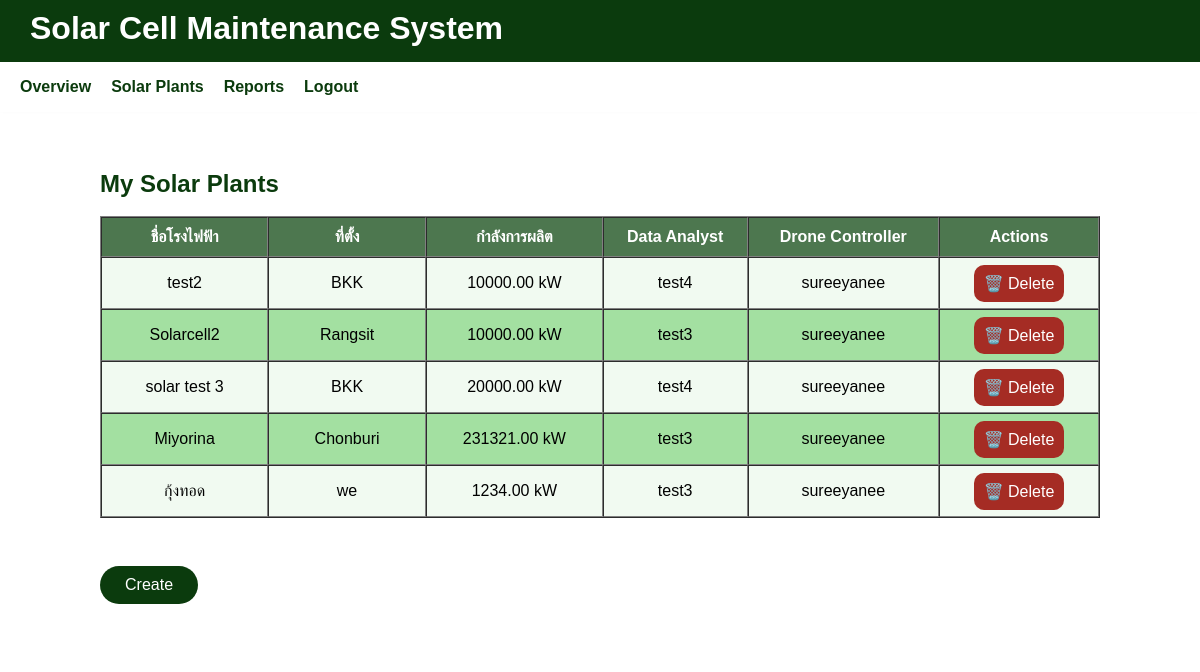
The app's page /plant/my-plants/ (signed in) with its own data.
### plant/models.py (models this page shows, shortened)
class SolarPlant(models.Model):
    name = models.CharField(max_length=255, verbose_name="ชื่อโรงไฟฟ้า")
    location = models.CharField(max_length=255, verbose_name="ที่ตั้งโรงไฟฟ้า")
    latitude = models.FloatField(verbose_name="ละติจูด", null=True, blank=True)
    longitude = models.FloatField(verbose_name="ลองจิจูด", null=True, blank=True)
    owner = models.ForeignKey(
        settings.AUTH_USER_MODEL,
        on_delete=models.CASCADE,
        related_name='plants',
        verbose_name="เจ้าของโรง"
    )
    installed_capacity_kw = models.DecimalField(
        max_digits=10, decimal_places=2,
        null=True, blank=True,
        verbose_name="กำลังการผลิต (kW)"
    )
    description = models.TextField(blank=True, verbose_name="รายละเอียดเพิ่มเติม")
    created_at = models.DateTimeField(auto_now_add=True)
    data_analyst = models.ForeignKey(
        settings.AUTH_USER_MODEL,
        on_delete=models.SET_NULL,
        null=True, blank=True,
        limit_choices_to={'role': 'data_analyst'},
        related_name='assigned_analyst_plants',
        verbose_name="นักวิเคราะห์ข้อมูล"
    )
    drone_controller = models.ForeignKey(
        settings.AUTH_USER_MODEL,
        on_delete=models.SET_NULL,
        null=True, blank=True,
        limit_choices_to={'role': 'drone_controller'},
        related_name='assigned_drone_plants',
        verbose_name="ผู้ควบคุมโดรน"
    )

### accounts/models.py (models this page shows, shortened)
class CustomUser(AbstractUser):
    ROLE_CHOICES = [
        ("site_admin", "Site Admin"),     # ผู้ดูแลเว็บไซต์
        ("plant_owner", "Plant Owner"),
        ("data_analyst", "Data Analyst"),
        ("drone_controller", "Drone Controller"),
    ]
    role = models.CharField(max_length=20, choices=ROLE_CHOICES, default="plant_owner")

### plant/views.py (the view)
# urls.py: path('my-plants/', views.plant_list_view, name='plant_list'),
@login_required
def plant_list_view(request):
    plants = SolarPlant.objects.filter(owner=request.user)
    return render(request, 'dashboard/plant_list.html', {'plants': plants})

### templates/dashboard/plant_list.html (shortened to what this page needs)
{% extends 'dash.html' %}
{% load static %}
{% block class_name %}upload-form-container{% endblock %}
{% block content %}
<h2 class="upload-title">My Solar Plants</h2>
<br>
{% if plants %}
  <table border="1" cellpadding="10" cellspacing="0" style="width:100%; background:white; color:black;">
    <thead style="background:#0b3b0d; color:white;">
      <tr>
        <th>ชื่อโรงไฟฟ้า</th>
        <th>ที่ตั้ง</th>
        <th>กำลังการผลิต</th>
        <th>Data Analyst</th>
        <th>Drone Controller</th>
        <th>Actions</th>
      </tr>
    </thead>
    <tbody>
      {% for plant in plants %}
        <tr class = "plant-wide">
          <td class="clickable"><a href="{% url 'plant_detail_solar' plant.pk %}">{{ plant.name }}</a></td>
          <td>{{ plant.location }}</td>
          <td>{{ plant.installed_capacity_kw }} kW</td>
          <td>{{ plant.data_analyst.username }}</td>
          <td>{{ plant.drone_controller.username }}</td>
          <td style="text-align: center; vertical-align: middle;">
            <a href="{% url 'delete_plant' plant.pk %}" class="btn-red">🗑️ Delete</a>
          </td>
        </tr>
      {% endfor %}
    </tbody>
  </table>
<br>
<div class="button-group">
  <a href="{% url 'create_plant' %}" class="btn-green">Create</a>
</div>
{% else %}
  <p>คุณยังไม่มีโรงไฟฟ้า</p>
{% endif %}
{% endblock %}

### static/css/style.css (style rules this page uses)
body.dash { display: block; height: 100%; color: #fff; font-family: 'Arial', sans-serif; background-image: url('https://www.theglobaleconomics.com/wp-content/uploads/2020/08/aerial-top-view-of-a-solar-panels-power-plant.jpg'); background-size: cover; background-repeat: no-repeat; background-position: center; display: block; margin: 0; padding: 0; color: #fff; }
.dash h2 { color: rgb(11, 59, 13); margin: 0; }
.upload-title { color: #0b3b0d; margin-bottom: 30px; }
.button-group { text-decoration: none; margin-top: 30px; display: flex; justify-content: flex-start; gap: 20px; }
.btn-red { text-align: center; text-decoration: none; margin : 10px; padding: 10px; border-radius: 10px; background: #a52c24; color: white; border: none; cursor: pointer; }
.btn-green { text-decoration: none; padding: 10px 25px; border-radius: 25px; background: #0b3b0d; color: white; border: none; cursor: pointer; }
tr.plant-wide td { text-align: center; width: 15px; height: 30px; }
table tr:nth-child(even) { background-color: #a3e0a1; }
table tr:nth-child(odd) { background-color: #d4f0d454; }
.clickable { cursor: pointer; transition: box-shadow 0.3s ease, background-color 0.3s ease; }
.clickable a { text-decoration: none; color: inherit; }

### records on screen
SolarPlant: name "test2", location "BKK", installed_capacity_kw "10000.00", data_analyst.username "test4", drone_controller.username "sureeyanee"
SolarPlant: name "Solarcell2", location "Rangsit", installed_capacity_kw "10000.00", data_analyst.username "test3", drone_controller.username "sureeyanee"
SolarPlant: name "solar test 3", location "BKK", installed_capacity_kw "20000.00", data_analyst.username "test4", drone_controller.username "sureeyanee"
SolarPlant: name "Miyorina", location "Chonburi", installed_capacity_kw "231321.00", data_analyst.username "test3", drone_controller.username "sureeyanee"
SolarPlant: name "กุ้งทอด", location "we", installed_capacity_kw "1234.00", data_analyst.username "test3", drone_controller.username "sureeyanee"
